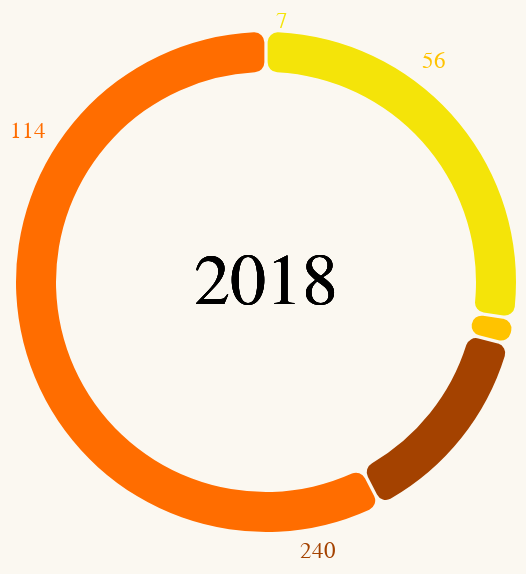

Describe this chart as a Vega-Lite specification.
### Vega-Lite specification from a JSON file in a GitHub repository (floating-point values rounded to 4 significant figures)
{"$schema": "https://vega.github.io/schema/vega-lite/v5.json", "width": 250, "height": 250, "background": "#FBF8F1", "data": {"values": [{"Comfortability": "Physical health", "Count": 240}, {"Comfortability": "Mental health", "Count": 7}, {"Comfortability": "Both", "Count": 114}, {"Comfortability": "Neither", "Count": 56}]}, "config": {"legend": {"disable": true}}, "layer": [{"mark": {"type": "arc", "padAngle": 0.01, "innerRadius": 105, "cornerRadius": 5}, "encoding": {"theta": {"field": "Count", "type": "quantitative"}, "color": {"field": "Comfortability", "type": "nominal", "scale": {"range": ["#F4E409", "#FFC300", "#A44200", "#FF6D00"]}}, "tooltip": [{"field": "Comfortability", "type": "nominal", "title": "Comfortability in sharing"}, {"field": "Count", "type": "quantitative", "title": "Count"}]}}, {"mark": {"type": "text", "align": "center", "baseline": "middle", "fontSize": 36}, "encoding": {"text": {"value": "2018"}}}, {"mark": {"type": "text", "align": "right", "dx": 11, "dy": -130, "fontSize": 11.5}, "encoding": {"text": {"field": "Count", "type": "quantitative"}, "color": {"value": "#F4E409"}, "opacity": {"condition": {"test": "datum['Comfortability'] == 'Mental health'", "value": 1}, "value": 0}}}, {"mark": {"type": "text", "align": "right", "dx": 90, "dy": -110, "fontSize": 11.5}, "encoding": {"text": {"field": "Count", "type": "quantitative"}, "color": {"value": "#FFC300"}, "opacity": {"condition": {"test": "datum['Comfortability'] == 'Neither'", "value": 1}, "value": 0}}}, {"mark": {"type": "text", "align": "right", "dx": 35, "dy": 135, "fontSize": 11.5}, "encoding": {"text": {"field": "Count", "type": "quantitative"}, "color": {"value": "#A44200"}, "opacity": {"condition": {"test": "datum['Comfortability'] == 'Physical health'", "value": 1}, "value": 0}}}, {"mark": {"type": "text", "align": "right", "dx": -110, "dy": -75, "fontSize": 11.5}, "encoding": {"text": {"field": "Count", "type": "quantitative"}, "color": {"value": "#FF6D00"}, "opacity": {"condition": {"test": "datum['Comfortability'] == 'Both'", "value": 1}, "value": 0}}}]}
